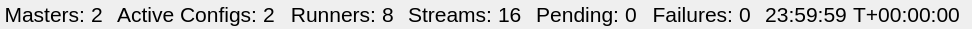
<ui version="4.0" >
 <class>StatusWidget</class>
 <widget class="QWidget" name="StatusWidget" >
  <property name="geometry" >
   <rect>
    <x>0</x>
    <y>0</y>
    <width>972</width>
    <height>28</height>
   </rect>
  </property>
  <property name="sizePolicy" >
   <sizepolicy vsizetype="Fixed" hsizetype="Expanding" >
    <horstretch>0</horstretch>
    <verstretch>0</verstretch>
   </sizepolicy>
  </property>
  <property name="windowTitle" >
   <string>StatusWidget</string>
  </property>
  <layout class="QHBoxLayout" >
   <property name="leftMargin" >
    <number>4</number>
   </property>
   <property name="topMargin" >
    <number>2</number>
   </property>
   <property name="rightMargin" >
    <number>12</number>
   </property>
   <property name="bottomMargin" >
    <number>2</number>
   </property>
   <item>
    <widget class="QLabel" name="now_5" >
     <property name="sizePolicy" >
      <sizepolicy vsizetype="Fixed" hsizetype="Fixed" >
       <horstretch>0</horstretch>
       <verstretch>0</verstretch>
      </sizepolicy>
     </property>
     <property name="font" >
      <font>
       <pointsize>16</pointsize>
      </font>
     </property>
     <property name="text" >
      <string>Masters:</string>
     </property>
     <property name="textFormat" >
      <enum>Qt::PlainText</enum>
     </property>
     <property name="alignment" >
      <set>Qt::AlignRight|Qt::AlignTrailing|Qt::AlignVCenter</set>
     </property>
    </widget>
   </item>
   <item>
    <widget class="QLabel" name="activeMasters_" >
     <property name="sizePolicy" >
      <sizepolicy vsizetype="Fixed" hsizetype="Fixed" >
       <horstretch>0</horstretch>
       <verstretch>0</verstretch>
      </sizepolicy>
     </property>
     <property name="font" >
      <font>
       <pointsize>16</pointsize>
      </font>
     </property>
     <property name="text" >
      <string>2</string>
     </property>
     <property name="textFormat" >
      <enum>Qt::PlainText</enum>
     </property>
     <property name="alignment" >
      <set>Qt::AlignLeading|Qt::AlignLeft|Qt::AlignVCenter</set>
     </property>
    </widget>
   </item>
   <item>
    <spacer>
     <property name="orientation" >
      <enum>Qt::Horizontal</enum>
     </property>
     <property name="sizeType" >
      <enum>QSizePolicy::Maximum</enum>
     </property>
     <property name="sizeHint" >
      <size>
       <width>16</width>
       <height>24</height>
      </size>
     </property>
    </spacer>
   </item>
   <item>
    <widget class="QLabel" name="now_6" >
     <property name="sizePolicy" >
      <sizepolicy vsizetype="Fixed" hsizetype="Fixed" >
       <horstretch>0</horstretch>
       <verstretch>0</verstretch>
      </sizepolicy>
     </property>
     <property name="font" >
      <font>
       <pointsize>16</pointsize>
      </font>
     </property>
     <property name="text" >
      <string>Active Configs:</string>
     </property>
     <property name="textFormat" >
      <enum>Qt::PlainText</enum>
     </property>
     <property name="alignment" >
      <set>Qt::AlignRight|Qt::AlignTrailing|Qt::AlignVCenter</set>
     </property>
    </widget>
   </item>
   <item>
    <widget class="QLabel" name="activeConfigs_" >
     <property name="sizePolicy" >
      <sizepolicy vsizetype="Fixed" hsizetype="Fixed" >
       <horstretch>0</horstretch>
       <verstretch>0</verstretch>
      </sizepolicy>
     </property>
     <property name="font" >
      <font>
       <pointsize>16</pointsize>
      </font>
     </property>
     <property name="text" >
      <string>2</string>
     </property>
     <property name="textFormat" >
      <enum>Qt::PlainText</enum>
     </property>
     <property name="alignment" >
      <set>Qt::AlignLeading|Qt::AlignLeft|Qt::AlignVCenter</set>
     </property>
    </widget>
   </item>
   <item>
    <spacer>
     <property name="orientation" >
      <enum>Qt::Horizontal</enum>
     </property>
     <property name="sizeType" >
      <enum>QSizePolicy::Maximum</enum>
     </property>
     <property name="sizeHint" >
      <size>
       <width>16</width>
       <height>24</height>
      </size>
     </property>
    </spacer>
   </item>
   <item>
    <widget class="QLabel" name="now_1" >
     <property name="sizePolicy" >
      <sizepolicy vsizetype="Fixed" hsizetype="Fixed" >
       <horstretch>0</horstretch>
       <verstretch>0</verstretch>
      </sizepolicy>
     </property>
     <property name="font" >
      <font>
       <pointsize>16</pointsize>
      </font>
     </property>
     <property name="text" >
      <string>Runners:</string>
     </property>
     <property name="alignment" >
      <set>Qt::AlignRight|Qt::AlignTrailing|Qt::AlignVCenter</set>
     </property>
    </widget>
   </item>
   <item>
    <widget class="QLabel" name="activeRunners_" >
     <property name="sizePolicy" >
      <sizepolicy vsizetype="Fixed" hsizetype="Fixed" >
       <horstretch>0</horstretch>
       <verstretch>0</verstretch>
      </sizepolicy>
     </property>
     <property name="font" >
      <font>
       <pointsize>16</pointsize>
      </font>
     </property>
     <property name="text" >
      <string>8</string>
     </property>
     <property name="alignment" >
      <set>Qt::AlignLeading|Qt::AlignLeft|Qt::AlignVCenter</set>
     </property>
    </widget>
   </item>
   <item>
    <spacer>
     <property name="orientation" >
      <enum>Qt::Horizontal</enum>
     </property>
     <property name="sizeType" >
      <enum>QSizePolicy::Maximum</enum>
     </property>
     <property name="sizeHint" >
      <size>
       <width>16</width>
       <height>24</height>
      </size>
     </property>
    </spacer>
   </item>
   <item>
    <widget class="QLabel" name="now_7" >
     <property name="sizePolicy" >
      <sizepolicy vsizetype="Fixed" hsizetype="Fixed" >
       <horstretch>1</horstretch>
       <verstretch>0</verstretch>
      </sizepolicy>
     </property>
     <property name="font" >
      <font>
       <pointsize>16</pointsize>
      </font>
     </property>
     <property name="text" >
      <string>Streams:</string>
     </property>
     <property name="alignment" >
      <set>Qt::AlignRight|Qt::AlignTrailing|Qt::AlignVCenter</set>
     </property>
    </widget>
   </item>
   <item>
    <widget class="QLabel" name="activeStreams_" >
     <property name="sizePolicy" >
      <sizepolicy vsizetype="Fixed" hsizetype="Fixed" >
       <horstretch>0</horstretch>
       <verstretch>0</verstretch>
      </sizepolicy>
     </property>
     <property name="font" >
      <font>
       <pointsize>16</pointsize>
      </font>
     </property>
     <property name="text" >
      <string>16</string>
     </property>
     <property name="textFormat" >
      <enum>Qt::PlainText</enum>
     </property>
     <property name="alignment" >
      <set>Qt::AlignLeading|Qt::AlignLeft|Qt::AlignVCenter</set>
     </property>
    </widget>
   </item>
   <item>
    <spacer>
     <property name="orientation" >
      <enum>Qt::Horizontal</enum>
     </property>
     <property name="sizeType" >
      <enum>QSizePolicy::Maximum</enum>
     </property>
     <property name="sizeHint" >
      <size>
       <width>16</width>
       <height>24</height>
      </size>
     </property>
    </spacer>
   </item>
   <item>
    <widget class="QLabel" name="pendingLabel_" >
     <property name="sizePolicy" >
      <sizepolicy vsizetype="Fixed" hsizetype="Fixed" >
       <horstretch>1</horstretch>
       <verstretch>0</verstretch>
      </sizepolicy>
     </property>
     <property name="font" >
      <font>
       <pointsize>16</pointsize>
      </font>
     </property>
     <property name="text" >
      <string>Pending:</string>
     </property>
     <property name="alignment" >
      <set>Qt::AlignRight|Qt::AlignTrailing|Qt::AlignVCenter</set>
     </property>
    </widget>
   </item>
   <item>
    <widget class="QLabel" name="pending_" >
     <property name="sizePolicy" >
      <sizepolicy vsizetype="Fixed" hsizetype="Fixed" >
       <horstretch>0</horstretch>
       <verstretch>0</verstretch>
      </sizepolicy>
     </property>
     <property name="font" >
      <font>
       <pointsize>16</pointsize>
      </font>
     </property>
     <property name="text" >
      <string>0</string>
     </property>
     <property name="textFormat" >
      <enum>Qt::PlainText</enum>
     </property>
     <property name="alignment" >
      <set>Qt::AlignLeading|Qt::AlignLeft|Qt::AlignVCenter</set>
     </property>
    </widget>
   </item>
   <item>
    <spacer>
     <property name="orientation" >
      <enum>Qt::Horizontal</enum>
     </property>
     <property name="sizeType" >
      <enum>QSizePolicy::Maximum</enum>
     </property>
     <property name="sizeHint" >
      <size>
       <width>16</width>
       <height>24</height>
      </size>
     </property>
    </spacer>
   </item>
   <item>
    <widget class="QLabel" name="failuresLabel_" >
     <property name="sizePolicy" >
      <sizepolicy vsizetype="Fixed" hsizetype="Fixed" >
       <horstretch>1</horstretch>
       <verstretch>0</verstretch>
      </sizepolicy>
     </property>
     <property name="font" >
      <font>
       <pointsize>16</pointsize>
      </font>
     </property>
     <property name="text" >
      <string>Failures:</string>
     </property>
     <property name="textFormat" >
      <enum>Qt::PlainText</enum>
     </property>
     <property name="alignment" >
      <set>Qt::AlignRight|Qt::AlignTrailing|Qt::AlignVCenter</set>
     </property>
    </widget>
   </item>
   <item>
    <widget class="QLabel" name="failures_" >
     <property name="sizePolicy" >
      <sizepolicy vsizetype="Fixed" hsizetype="Fixed" >
       <horstretch>1</horstretch>
       <verstretch>0</verstretch>
      </sizepolicy>
     </property>
     <property name="font" >
      <font>
       <pointsize>16</pointsize>
      </font>
     </property>
     <property name="text" >
      <string>0</string>
     </property>
     <property name="textFormat" >
      <enum>Qt::PlainText</enum>
     </property>
     <property name="alignment" >
      <set>Qt::AlignLeading|Qt::AlignLeft|Qt::AlignVCenter</set>
     </property>
    </widget>
   </item>
   <item>
    <spacer>
     <property name="orientation" >
      <enum>Qt::Horizontal</enum>
     </property>
     <property name="sizeHint" >
      <size>
       <width>16</width>
       <height>24</height>
      </size>
     </property>
    </spacer>
   </item>
   <item>
    <widget class="QLabel" name="now_" >
     <property name="sizePolicy" >
      <sizepolicy vsizetype="Fixed" hsizetype="Fixed" >
       <horstretch>0</horstretch>
       <verstretch>0</verstretch>
      </sizepolicy>
     </property>
     <property name="font" >
      <font>
       <pointsize>16</pointsize>
      </font>
     </property>
     <property name="toolTip" >
      <string>Current system time</string>
     </property>
     <property name="text" >
      <string>23:59:59</string>
     </property>
     <property name="alignment" >
      <set>Qt::AlignCenter</set>
     </property>
    </widget>
   </item>
   <item>
    <widget class="QLabel" name="elapsed_" >
     <property name="sizePolicy" >
      <sizepolicy vsizetype="Fixed" hsizetype="Fixed" >
       <horstretch>0</horstretch>
       <verstretch>0</verstretch>
      </sizepolicy>
     </property>
     <property name="font" >
      <font>
       <pointsize>16</pointsize>
      </font>
     </property>
     <property name="toolTip" >
      <string>Elapsed recording time</string>
     </property>
     <property name="text" >
      <string>T+00:00:00</string>
     </property>
     <property name="alignment" >
      <set>Qt::AlignCenter</set>
     </property>
    </widget>
   </item>
  </layout>
 </widget>
 <resources/>
 <connections/>
</ui>
